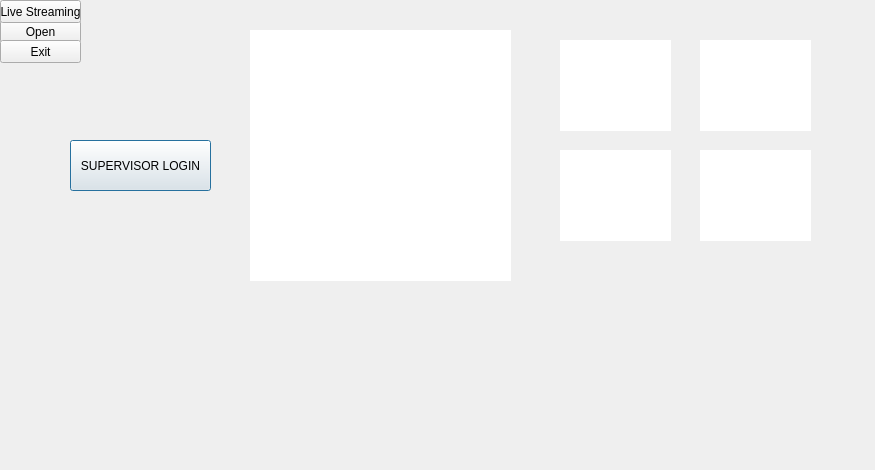
<?xml version="1.0" encoding="UTF-8"?>
<ui version="4.0">
 <class>Dialog</class>
 <widget class="QDialog" name="Dialog">
  <property name="geometry">
   <rect>
    <x>0</x>
    <y>0</y>
    <width>875</width>
    <height>470</height>
   </rect>
  </property>
  <property name="windowTitle">
   <string>Dialog</string>
  </property>
  <widget class="QWidget" name="widget_1" native="true">
   <property name="geometry">
    <rect>
     <x>250</x>
     <y>30</y>
     <width>261</width>
     <height>251</height>
    </rect>
   </property>
   <property name="styleSheet">
    <string notr="true">background-color: rgb(255, 255, 255);</string>
   </property>
  </widget>
  <widget class="QWidget" name="widget_2" native="true">
   <property name="geometry">
    <rect>
     <x>560</x>
     <y>40</y>
     <width>111</width>
     <height>91</height>
    </rect>
   </property>
   <property name="styleSheet">
    <string notr="true">background-color: rgb(255, 255, 255);</string>
   </property>
  </widget>
  <widget class="QWidget" name="widget_3" native="true">
   <property name="geometry">
    <rect>
     <x>700</x>
     <y>40</y>
     <width>111</width>
     <height>91</height>
    </rect>
   </property>
   <property name="styleSheet">
    <string notr="true">background-color: rgb(255, 255, 255);</string>
   </property>
  </widget>
  <widget class="QWidget" name="widget_4" native="true">
   <property name="geometry">
    <rect>
     <x>560</x>
     <y>150</y>
     <width>111</width>
     <height>91</height>
    </rect>
   </property>
   <property name="styleSheet">
    <string notr="true">background-color: rgb(255, 255, 255);</string>
   </property>
  </widget>
  <widget class="QWidget" name="widget_5" native="true">
   <property name="geometry">
    <rect>
     <x>700</x>
     <y>150</y>
     <width>111</width>
     <height>91</height>
    </rect>
   </property>
   <property name="styleSheet">
    <string notr="true">background-color: rgb(255, 255, 255);</string>
   </property>
  </widget>
  <widget class="QPushButton" name="pushButton3_1">
   <property name="geometry">
    <rect>
     <x>70</x>
     <y>140</y>
     <width>141</width>
     <height>51</height>
    </rect>
   </property>
   <property name="styleSheet">
    <string notr="true">font: 10pt &quot;Arial&quot;;</string>
   </property>
   <property name="text">
    <string>SUPERVISOR LOGIN</string>
   </property>
  </widget>
  <widget class="QPushButton" name="pushButton">
   <property name="geometry">
    <rect>
     <x>0</x>
     <y>20</y>
     <width>81</width>
     <height>23</height>
    </rect>
   </property>
   <property name="text">
    <string>Open</string>
   </property>
  </widget>
  <widget class="QPushButton" name="pushButton_2">
   <property name="geometry">
    <rect>
     <x>0</x>
     <y>40</y>
     <width>81</width>
     <height>23</height>
    </rect>
   </property>
   <property name="text">
    <string>Exit</string>
   </property>
  </widget>
  <widget class="QPushButton" name="pushButton_3">
   <property name="geometry">
    <rect>
     <x>0</x>
     <y>0</y>
     <width>81</width>
     <height>23</height>
    </rect>
   </property>
   <property name="text">
    <string>Live Streaming</string>
   </property>
  </widget>
 </widget>
 <resources/>
 <connections>
  <connection>
   <sender>pushButton</sender>
   <signal>clicked()</signal>
   <receiver>widget_1</receiver>
   <slot>showFullScreen()</slot>
   <hints>
    <hint type="sourcelabel">
     <x>40</x>
     <y>31</y>
    </hint>
    <hint type="destinationlabel">
     <x>380</x>
     <y>155</y>
    </hint>
   </hints>
  </connection>
 </connections>
</ui>
